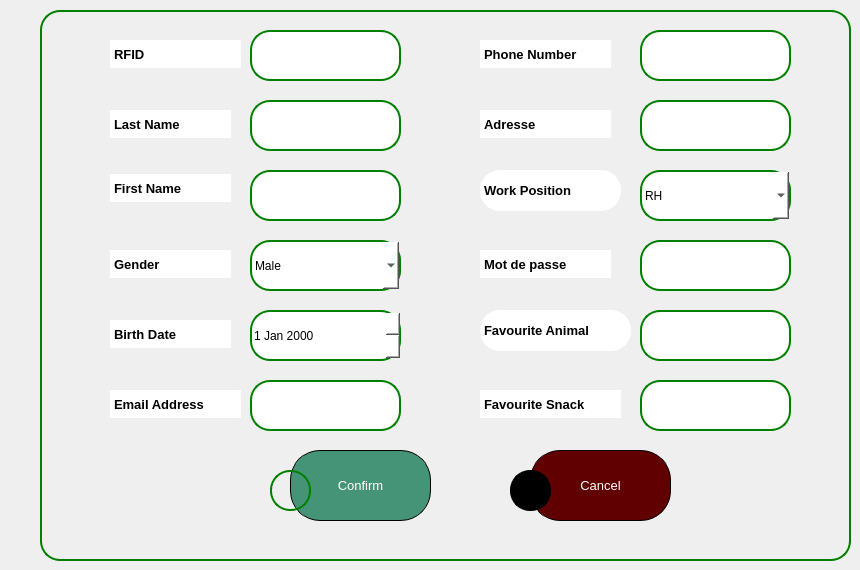
       <widget class="QWidget" name="Add">
        <widget class="QWidget" name="widget_add" native="true">
         <property name="geometry">
          <rect>
           <x>40</x>
           <y>10</y>
           <width>811</width>
           <height>551</height>
          </rect>
         </property>
         <property name="styleSheet">
          <string notr="true">border:2px solid green;
border-radius: 20px;
</string>
         </property>
         <widget class="QLineEdit" name="lineEdit_11">
          <property name="geometry">
           <rect>
            <x>70</x>
            <y>240</y>
            <width>121</width>
            <height>28</height>
           </rect>
          </property>
          <property name="font">
           <font>
            <pointsize>10</pointsize>
            <bold>true</bold>
           </font>
          </property>
          <property name="styleSheet">
           <string notr="true">background-color: rgb(255, 255, 255);
color: rgb(0, 0, 0);

border-color: rgb(255, 255, 255);</string>
          </property>
          <property name="text">
           <string>Gender</string>
          </property>
          <property name="alignment">
           <set>Qt::AlignLeading|Qt::AlignLeft|Qt::AlignVCenter</set>
          </property>
         </widget>
         <widget class="QLineEdit" name="lineEdit_12">
          <property name="geometry">
           <rect>
            <x>70</x>
            <y>164</y>
            <width>121</width>
            <height>28</height>
           </rect>
          </property>
          <property name="font">
           <font>
            <pointsize>10</pointsize>
            <bold>true</bold>
           </font>
          </property>
          <property name="styleSheet">
           <string notr="true">background-color: rgb(255, 255, 255);
color: rgb(0, 0, 0);

border-color: rgb(255, 255, 255);</string>
          </property>
          <property name="text">
           <string>First Name</string>
          </property>
          <property name="alignment">
           <set>Qt::AlignLeading|Qt::AlignLeft|Qt::AlignVCenter</set>
          </property>
         </widget>
         <widget class="QLineEdit" name="lineEdit_13">
          <property name="geometry">
           <rect>
            <x>70</x>
            <y>310</y>
            <width>121</width>
            <height>28</height>
           </rect>
          </property>
          <property name="font">
           <font>
            <pointsize>10</pointsize>
            <bold>true</bold>
           </font>
          </property>
          <property name="styleSheet">
           <string notr="true">background-color: rgb(255, 255, 255);
color: rgb(0, 0, 0);

border-color: rgb(255, 255, 255);</string>
          </property>
          <property name="text">
           <string>Birth Date</string>
          </property>
          <property name="alignment">
           <set>Qt::AlignLeading|Qt::AlignLeft|Qt::AlignVCenter</set>
          </property>
         </widget>
         <widget class="QLineEdit" name="lineEdit_14">
          <property name="geometry">
           <rect>
            <x>70</x>
            <y>100</y>
            <width>121</width>
            <height>28</height>
           </rect>
          </property>
          <property name="font">
           <font>
            <pointsize>10</pointsize>
            <bold>true</bold>
           </font>
          </property>
          <property name="styleSheet">
           <string notr="true">background-color: rgb(255, 255, 255);
color: rgb(0, 0, 0);

border-color: rgb(255, 255, 255);</string>
          </property>
          <property name="text">
           <string>Last Name</string>
          </property>
          <property name="alignment">
           <set>Qt::AlignLeading|Qt::AlignLeft|Qt::AlignVCenter</set>
          </property>
         </widget>
         <widget class="QLineEdit" name="lineEdit_25">
          <property name="geometry">
           <rect>
            <x>70</x>
            <y>380</y>
            <width>131</width>
            <height>28</height>
           </rect>
          </property>
          <property name="font">
           <font>
            <pointsize>10</pointsize>
            <bold>true</bold>
           </font>
          </property>
          <property name="styleSheet">
           <string notr="true">background-color: rgb(255, 255, 255);
color: rgb(0, 0, 0);

border-color: rgb(255, 255, 255);</string>
          </property>
          <property name="text">
           <string>Email Address</string>
          </property>
          <property name="alignment">
           <set>Qt::AlignLeading|Qt::AlignLeft|Qt::AlignVCenter</set>
          </property>
         </widget>
         <widget class="QLineEdit" name="lineEdit_26">
          <property name="geometry">
           <rect>
            <x>440</x>
            <y>160</y>
            <width>141</width>
            <height>41</height>
           </rect>
          </property>
          <property name="font">
           <font>
            <pointsize>10</pointsize>
            <bold>true</bold>
           </font>
          </property>
          <property name="styleSheet">
           <string notr="true">background-color: rgb(255, 255, 255);
color: rgb(0, 0, 0);

border-color: rgb(255, 255, 255);</string>
          </property>
          <property name="text">
           <string>Work Position</string>
          </property>
          <property name="alignment">
           <set>Qt::AlignLeading|Qt::AlignLeft|Qt::AlignVCenter</set>
          </property>
         </widget>
         <widget class="QLineEdit" name="lineEdit_27">
          <property name="geometry">
           <rect>
            <x>440</x>
            <y>100</y>
            <width>131</width>
            <height>28</height>
           </rect>
          </property>
          <property name="font">
           <font>
            <pointsize>10</pointsize>
            <bold>true</bold>
           </font>
          </property>
          <property name="styleSheet">
           <string notr="true">background-color: rgb(255, 255, 255);
color: rgb(0, 0, 0);

border-color: rgb(255, 255, 255);</string>
          </property>
          <property name="text">
           <string>Adresse</string>
          </property>
          <property name="alignment">
           <set>Qt::AlignLeading|Qt::AlignLeft|Qt::AlignVCenter</set>
          </property>
         </widget>
         <widget class="QLineEdit" name="lineEdit_28">
          <property name="geometry">
           <rect>
            <x>440</x>
            <y>30</y>
            <width>131</width>
            <height>28</height>
           </rect>
          </property>
          <property name="font">
           <font>
            <pointsize>10</pointsize>
            <bold>true</bold>
           </font>
          </property>
          <property name="styleSheet">
           <string notr="true">background-color: rgb(255, 255, 255);
color: rgb(0, 0, 0);

border-color: rgb(255, 255, 255);</string>
          </property>
          <property name="text">
           <string>Phone Number</string>
          </property>
          <property name="alignment">
           <set>Qt::AlignLeading|Qt::AlignLeft|Qt::AlignVCenter</set>
          </property>
         </widget>
         <widget class="QLineEdit" name="lineEdit_29">
          <property name="geometry">
           <rect>
            <x>440</x>
            <y>240</y>
            <width>131</width>
            <height>28</height>
           </rect>
          </property>
          <property name="font">
           <font>
            <pointsize>10</pointsize>
            <bold>true</bold>
           </font>
          </property>
          <property name="styleSheet">
           <string notr="true">background-color: rgb(255, 255, 255);
color: rgb(0, 0, 0);

border-color: rgb(255, 255, 255);</string>
          </property>
          <property name="text">
           <string>Mot de passe</string>
          </property>
          <property name="alignment">
           <set>Qt::AlignLeading|Qt::AlignLeft|Qt::AlignVCenter</set>
          </property>
         </widget>
         <widget class="QLineEdit" name="nom_add">
          <property name="geometry">
           <rect>
            <x>210</x>
            <y>90</y>
            <width>151</width>
            <height>51</height>
           </rect>
          </property>
          <property name="styleSheet">
           <string notr="true">background-color: rgb(255, 255, 255);
color: rgb(0, 0, 0);
border_radius:10px;</string>
          </property>
          <property name="text">
           <string/>
          </property>
         </widget>
         <widget class="QLineEdit" name="prenom_add">
          <property name="geometry">
           <rect>
            <x>210</x>
            <y>160</y>
            <width>151</width>
            <height>51</height>
           </rect>
          </property>
          <property name="styleSheet">
           <string notr="true">background-color: rgb(255, 255, 255);
color: rgb(0, 0, 0);
border_radius:10px;</string>
          </property>
          <property name="text">
           <string/>
          </property>
         </widget>
         <widget class="QLineEdit" name="email_add">
          <property name="geometry">
           <rect>
            <x>210</x>
            <y>370</y>
            <width>151</width>
            <height>51</height>
           </rect>
          </property>
          <property name="styleSheet">
           <string notr="true">background-color: rgb(255, 255, 255);
color: rgb(0, 0, 0);
border_radius:10px;</string>
          </property>
          <property name="text">
           <string/>
          </property>
         </widget>
         <widget class="QLineEdit" name="mdp_add">
          <property name="geometry">
           <rect>
            <x>600</x>
            <y>230</y>
            <width>151</width>
            <height>51</height>
           </rect>
          </property>
          <property name="styleSheet">
           <string notr="true">background-color: rgb(255, 255, 255);
color: rgb(0, 0, 0);
border_radius:10px;</string>
          </property>
          <property name="text">
           <string/>
          </property>
         </widget>
         <widget class="QLineEdit" name="tel_add">
          <property name="geometry">
           <rect>
            <x>600</x>
            <y>20</y>
            <width>151</width>
            <height>51</height>
           </rect>
          </property>
          <property name="styleSheet">
           <string notr="true">background-color: rgb(255, 255, 255);
color: rgb(0, 0, 0);
border_radius:10px;</string>
          </property>
          <property name="text">
           <string/>
          </property>
         </widget>
         <widget class="QDateEdit" name="birthdate_add">
          <property name="geometry">
           <rect>
            <x>210</x>
            <y>300</y>
            <width>151</width>
            <height>51</height>
           </rect>
          </property>
          <property name="styleSheet">
           <string notr="true">background-color: rgb(255, 255, 255);
color: rgb(0, 0, 0);
border_radius:10px;</string>
          </property>
         </widget>
         <widget class="QComboBox" name="gender_add">
          <property name="geometry">
           <rect>
            <x>210</x>
            <y>230</y>
            <width>151</width>
            <height>51</height>
           </rect>
          </property>
          <property name="styleSheet">
           <string notr="true">background-color: rgb(255, 255, 255);
color: rgb(0, 0, 0);</string>
          </property>
          <item>
           <property name="text">
            <string>Male</string>
           </property>
          </item>
          <item>
           <property name="text">
            <string>Female</string>
           </property>
          </item>
         </widget>
         <widget class="QPushButton" name="confirm_add">
          <property name="geometry">
           <rect>
            <x>250</x>
            <y>440</y>
            <width>141</width>
            <height>71</height>
           </rect>
          </property>
          <property name="styleSheet">
           <string notr="true">border: 1px solid black;


color: rgb(255, 255, 255);
font: 10pt ;

background-color: rgb(171, 168, 111);
background-color: rgb(70, 148, 119);




border-radius:30px;
</string>
          </property>
          <property name="text">
           <string>Confirm</string>
          </property>
         </widget>
         <widget class="QLabel" name="label_25">
          <property name="geometry">
           <rect>
            <x>230</x>
            <y>460</y>
            <width>41</width>
            <height>41</height>
           </rect>
          </property>
          <property name="text">
           <string/>
          </property>
          <property name="pixmap">
           <pixmap>../../Downloads/verified.png</pixmap>
          </property>
          <property name="scaledContents">
           <bool>true</bool>
          </property>
         </widget>
         <widget class="QPushButton" name="cancel_add">
          <property name="geometry">
           <rect>
            <x>490</x>
            <y>440</y>
            <width>141</width>
            <height>71</height>
           </rect>
          </property>
          <property name="styleSheet">
           <string notr="true">border: 1px solid black;


color: rgb(255, 255, 255);
font: 10pt ;

background-color: rgb(171, 168, 111);
background-color: rgb(97, 0, 0);



border-radius:30px;
</string>
          </property>
          <property name="text">
           <string>Cancel</string>
          </property>
         </widget>
         <widget class="QLabel" name="label_26">
          <property name="geometry">
           <rect>
            <x>470</x>
            <y>460</y>
            <width>41</width>
            <height>41</height>
           </rect>
          </property>
          <property name="styleSheet">
           <string notr="true">border-color: rgb(0, 0, 0);
background-color: rgb(0, 0, 0);</string>
          </property>
          <property name="text">
           <string/>
          </property>
          <property name="pixmap">
           <pixmap>../../Downloads/cancel.png</pixmap>
          </property>
          <property name="scaledContents">
           <bool>true</bool>
          </property>
         </widget>
         <widget class="QLineEdit" name="adr_add">
          <property name="geometry">
           <rect>
            <x>600</x>
            <y>90</y>
            <width>151</width>
            <height>51</height>
           </rect>
          </property>
          <property name="styleSheet">
           <string notr="true">background-color: rgb(255, 255, 255);
color: rgb(0, 0, 0);
border_radius:10px;</string>
          </property>
          <property name="text">
           <string/>
          </property>
         </widget>
         <widget class="QLineEdit" name="lineEdit_30">
          <property name="geometry">
           <rect>
            <x>440</x>
            <y>380</y>
            <width>141</width>
            <height>28</height>
           </rect>
          </property>
          <property name="font">
           <font>
            <pointsize>10</pointsize>
            <bold>true</bold>
           </font>
          </property>
          <property name="styleSheet">
           <string notr="true">background-color: rgb(255, 255, 255);
color: rgb(0, 0, 0);

border-color: rgb(255, 255, 255);</string>
          </property>
          <property name="text">
           <string>Favourite Snack</string>
          </property>
          <property name="alignment">
           <set>Qt::AlignLeading|Qt::AlignLeft|Qt::AlignVCenter</set>
          </property>
         </widget>
         <widget class="QLineEdit" name="fav_anim_add">
          <property name="geometry">
           <rect>
            <x>600</x>
            <y>300</y>
            <width>151</width>
            <height>51</height>
           </rect>
          </property>
          <property name="styleSheet">
           <string notr="true">background-color: rgb(255, 255, 255);
color: rgb(0, 0, 0);
border_radius:10px;</string>
          </property>
          <property name="text">
           <string/>
          </property>
         </widget>
         <widget class="QLineEdit" name="lineEdit_31">
          <property name="geometry">
           <rect>
            <x>440</x>
            <y>300</y>
            <width>151</width>
            <height>41</height>
           </rect>
          </property>
          <property name="font">
           <font>
            <pointsize>10</pointsize>
            <bold>true</bold>
           </font>
          </property>
          <property name="styleSheet">
           <string notr="true">background-color: rgb(255, 255, 255);
color: rgb(0, 0, 0);

border-color: rgb(255, 255, 255);</string>
          </property>
          <property name="text">
           <string>Favourite Animal</string>
          </property>
          <property name="alignment">
           <set>Qt::AlignLeading|Qt::AlignLeft|Qt::AlignVCenter</set>
          </property>
         </widget>
         <widget class="QLineEdit" name="fav_snack_add">
          <property name="geometry">
           <rect>
            <x>600</x>
            <y>370</y>
            <width>151</width>
            <height>51</height>
           </rect>
          </property>
          <property name="styleSheet">
           <string notr="true">background-color: rgb(255, 255, 255);
color: rgb(0, 0, 0);
border_radius:10px;</string>
          </property>
          <property name="text">
           <string/>
          </property>
         </widget>
         <widget class="QLineEdit" name="rfid_add">
          <property name="geometry">
           <rect>
            <x>210</x>
            <y>20</y>
            <width>151</width>
            <height>51</height>
           </rect>
          </property>
          <property name="styleSheet">
           <string notr="true">background-color: rgb(255, 255, 255);
color: rgb(0, 0, 0);
border_radius:10px;</string>
          </property>
          <property name="text">
           <string/>
          </property>
         </widget>
         <widget class="QLineEdit" name="lineEdit_32">
          <property name="geometry">
           <rect>
            <x>70</x>
            <y>30</y>
            <width>131</width>
            <height>28</height>
           </rect>
          </property>
          <property name="font">
           <font>
            <pointsize>10</pointsize>
            <bold>true</bold>
           </font>
          </property>
          <property name="styleSheet">
           <string notr="true">background-color: rgb(255, 255, 255);
color: rgb(0, 0, 0);

border-color: rgb(255, 255, 255);</string>
          </property>
          <property name="text">
           <string>RFID</string>
          </property>
          <property name="alignment">
           <set>Qt::AlignLeading|Qt::AlignLeft|Qt::AlignVCenter</set>
          </property>
         </widget>
         <widget class="QComboBox" name="poste_add">
          <property name="geometry">
           <rect>
            <x>600</x>
            <y>160</y>
            <width>151</width>
            <height>51</height>
           </rect>
          </property>
          <property name="styleSheet">
           <string notr="true">background-color: rgb(255, 255, 255);
color: rgb(0, 0, 0);</string>
          </property>
          <item>
           <property name="text">
            <string>RH</string>
           </property>
          </item>
          <item>
           <property name="text">
            <string>Service_Client</string>
           </property>
          </item>
          <item>
           <property name="text">
            <string>Technicien</string>
           </property>
          </item>
          <item>
           <property name="text">
            <string>Livreur</string>
           </property>
          </item>
          <item>
           <property name="text">
            <string>Chef_de_produit</string>
           </property>
          </item>
         </widget>
        </widget>
       </widget>
